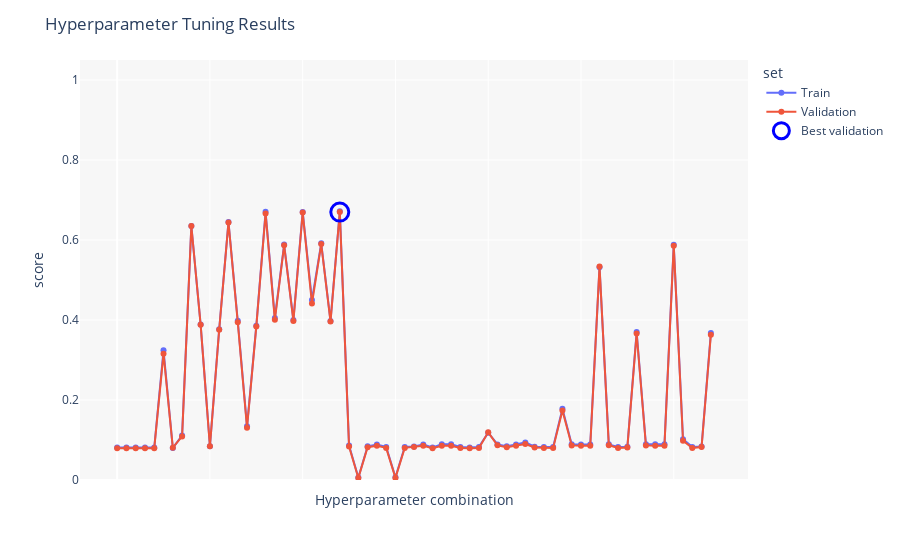

The code cell stored with this chart in its notebook:
### Markdown cell above
Ri-addestramento della SVM con il dataset ridotto

### Code cell
pipe_svm_no_feature2 = Pipeline([
    ('scaler', StandardScaler()),
    ('svm', SVC())
])



param_grid_svm_no_feature2 = [

    #Linear kernel
    {
        'svm__kernel': ['linear'],
        'svm__C': [0.01,0.1,1.0,5.0,10.0]  # da 10^-2 a 10^2
        
    },

    #RBF kernel
    {
        'svm__kernel': ['rbf'],
        'svm__C': [0.01,0.1,1.0,5.0,10.0],
        'svm__gamma': ['scale',0.01,0.1,1.0] #['scale',np.logspace(-3, 1, 10)]  # da 10^-3 a 10^1
    },

    #Polynomial kernel
    {
        'svm__kernel': ['poly'],
        'svm__degree': [2, 3],
        'svm__C': [0.01,0.1,1.0,5.0,10.0],
        'svm__gamma': ['scale',0.01,0.1,1.0] #['scale',np.logspace(-3, 0, 10)]    
    }
]

#mean_train_scores, mean_test_scores, params, best_svm_no_feature2 = iperparametri_ott_pipe(pipe_svm_no_feature2, param_grid_svm_no_feature2, X_train_reduced, y_train)
result_dict_svm_no_feature2 = iperparametri_ott_pipe(pipe_svm_no_feature2, param_grid_svm_no_feature2, X_train_reduced, y_train)
best_svm_no_feature2 = result_dict_svm_no_feature2["best_estimator"]
mean_train_scores = result_dict_svm_no_feature2["mean_train"]
mean_test_scores = result_dict_svm_no_feature2["mean_val"]
params = result_dict_svm_no_feature2["params"]
plot_hyperp(result_dict_svm_no_feature2)
#print("best pipeline:", best_svm,best_svm.named_steps['svm'].kernel)

clf  = best_svm_no_feature2.named_steps['svm']
print(f"Best pipeline\n\tKernel: {clf.kernel}\n\tC: {clf.C}\n\tGamma: {clf.gamma}\n\tClass weight: {clf.class_weight}\
          \n\tSupport vectors: {clf.n_support_}\n\tNumber of support vectors: {clf.n_support_.sum()}")

### Figure 1 — Plotly figure (JSON) as saved in the notebook; plotly's stock layout.template omitted (floating-point values rounded to 4 significant figures)
{"data": [{"customdata": [["C: 0.01, kernel: linear"], ["C: 0.1, kernel: linear"], ["C: 1.0, kernel: linear"], ["C: 5.0, kernel: linear"], ["C: 10.0, kernel: linear"], ["C: 0.01, gamma: scale, kernel: rbf"], ["C: 0.01, gamma: 0.01, kernel: rbf"], ["C: 0.01, gamma: 0.1, kernel: rbf"], ["C: 0.01, gamma: 1.0, kernel: rbf"], ["C: 0.1, gamma: scale, kernel: rbf"], ["C: 0.1, gamma: 0.01, kernel: rbf"], ["C: 0.1, gamma: 0.1, kernel: rbf"], ["C: 0.1, gamma: 1.0, kernel: rbf"], ["C: 1.0, gamma: scale, kernel: rbf"], ["C: 1.0, gamma: 0.01, kernel: rbf"], ["C: 1.0, gamma: 0.1, kernel: rbf"], ["C: 1.0, gamma: 1.0, kernel: rbf"], ["C: 5.0, gamma: scale, kernel: rbf"], ["C: 5.0, gamma: 0.01, kernel: rbf"], ["C: 5.0, gamma: 0.1, kernel: rbf"], ["C: 5.0, gamma: 1.0, kernel: rbf"], ["C: 10.0, gamma: scale, kernel: rbf"], ["C: 10.0, gamma: 0.01, kernel: rbf"], ["C: 10.0, gamma: 0.1, kernel: rbf"], ["C: 10.0, gamma: 1.0, kernel: rbf"], ["C: 0.01, degree: 2, gamma: scale, kernel: poly"], ["C: 0.01, degree: 2, gamma: 0.01, kernel: poly"], ["C: 0.01, degree: 2, gamma: 0.1, kernel: poly"], ["C: 0.01, degree: 2, gamma: 1.0, kernel: poly"], ["C: 0.01, degree: 3, gamma: scale, kernel: poly"], ["C: 0.01, degree: 3, gamma: 0.01, kernel: poly"], ["C: 0.01, degree: 3, gamma: 0.1, kernel: poly"], ["C: 0.01, degree: 3, gamma: 1.0, kernel: poly"], ["C: 0.1, degree: 2, gamma: scale, kernel: poly"], ["C: 0.1, degree: 2, gamma: 0.01, kernel: poly"], ["C: 0.1, degree: 2, gamma: 0.1, kernel: poly"], ["C: 0.1, degree: 2, gamma: 1.0, kernel: poly"], ["C: 0.1, degree: 3, gamma: scale, kernel: poly"], ["C: 0.1, degree: 3, gamma: 0.01, kernel: poly"], ["C: 0.1, degree: 3, gamma: 0.1, kernel: poly"], ["C: 0.1, degree: 3, gamma: 1.0, kernel: poly"], ["C: 1.0, degree: 2, gamma: scale, kernel: poly"], ["C: 1.0, degree: 2, gamma: 0.01, kernel: poly"], ["C: 1.0, degree: 2, gamma: 0.1, kernel: poly"], ["C: 1.0, degree: 2, gamma: 1.0, kernel: poly"], ["C: 1.0, degree: 3, gamma: scale, kernel: poly"], ["C: 1.0, degree: 3, gamma: 0.01, kernel: poly"], ["C: 1.0, degree: 3, gamma: 0.1, kernel: poly"], ["C: 1.0, degree: 3, gamma: 1.0, kernel: poly"], ["C: 5.0, degree: 2, gamma: scale, kernel: poly"], ["C: 5.0, degree: 2, gamma: 0.01, kernel: poly"], ["C: 5.0, degree: 2, gamma: 0.1, kernel: poly"], ["C: 5.0, degree: 2, gamma: 1.0, kernel: poly"], ["C: 5.0, degree: 3, gamma: scale, kernel: poly"], ["C: 5.0, degree: 3, gamma: 0.01, kernel: poly"], ["C: 5.0, degree: 3, gamma: 0.1, kernel: poly"], ["C: 5.0, degree: 3, gamma: 1.0, kernel: poly"], ["C: 10.0, degree: 2, gamma: scale, kernel: poly"], ["C: 10.0, degree: 2, gamma: 0.01, kernel: poly"], ["C: 10.0, degree: 2, gamma: 0.1, kernel: poly"], ["C: 10.0, degree: 2, gamma: 1.0, kernel: poly"], ["C: 10.0, degree: 3, gamma: scale, kernel: poly"], ["C: 10.0, degree: 3, gamma: 0.01, kernel: poly"], ["C: 10.0, degree: 3, gamma: 0.1, kernel: poly"], ["C: 10.0, degree: 3, gamma: 1.0, kernel: poly"]], "hovertemplate": "set=Train<br>score=%{y}<br>hyperparams=%{customdata[0]}<extra></extra>", "legendgroup": "Train", "line": {"color": "#636efa", "dash": "solid"}, "marker": {"symbol": "circle"}, "mode": "lines+markers", "name": "Train", "orientation": "v", "showlegend": true, "type": "scatter", "x": [0, 1, 2, 3, 4, 5, 6, 7, 8, 9, 10, 11, 12, 13, 14, 15, 16, 17, 18, 19, 20, 21, 22, 23, 24, 25, 26, 27, 28, 29, 30, 31, 32, 33, 34, 35, 36, 37, 38, 39, 40, 41, 42, 43, 44, 45, 46, 47, 48, 49, 50, 51, 52, 53, 54, 55, 56, 57, 58, 59, 60, 61, 62, 63, 64], "xaxis": "x", "y": [0.08111, 0.08111, 0.08111, 0.08111, 0.08111, 0.3244, 0.07982, 0.1113, 0.6347, 0.3888, 0.08429, 0.3766, 0.6449, 0.3981, 0.1343, 0.3854, 0.6705, 0.405, 0.5886, 0.4002, 0.6702, 0.4501, 0.5917, 0.3977, 0.6718, 0.08637, 0.006102, 0.08423, 0.08872, 0.08278, 0.00686, 0.08279, 0.08385, 0.08873, 0.08121, 0.08912, 0.08909, 0.08279, 0.08111, 0.08278, 0.1184, 0.08889, 0.08423, 0.08872, 0.09402, 0.08312, 0.0826, 0.08261, 0.1783, 0.08943, 0.08882, 0.08891, 0.5317, 0.08912, 0.0828, 0.08293, 0.3699, 0.0893, 0.08912, 0.08909, 0.5879, 0.1019, 0.08279, 0.08385, 0.3673], "yaxis": "y"}, {"customdata": [["C: 0.01, kernel: linear"], ["C: 0.1, kernel: linear"], ["C: 1.0, kernel: linear"], ["C: 5.0, kernel: linear"], ["C: 10.0, kernel: linear"], ["C: 0.01, gamma: scale, kernel: rbf"], ["C: 0.01, gamma: 0.01, kernel: rbf"], ["C: 0.01, gamma: 0.1, kernel: rbf"], ["C: 0.01, gamma: 1.0, kernel: rbf"], ["C: 0.1, gamma: scale, kernel: rbf"], ["C: 0.1, gamma: 0.01, kernel: rbf"], ["C: 0.1, gamma: 0.1, kernel: rbf"], ["C: 0.1, gamma: 1.0, kernel: rbf"], ["C: 1.0, gamma: scale, kernel: rbf"], ["C: 1.0, gamma: 0.01, kernel: rbf"], ["C: 1.0, gamma: 0.1, kernel: rbf"], ["C: 1.0, gamma: 1.0, kernel: rbf"], ["C: 5.0, gamma: scale, kernel: rbf"], ["C: 5.0, gamma: 0.01, kernel: rbf"], ["C: 5.0, gamma: 0.1, kernel: rbf"], ["C: 5.0, gamma: 1.0, kernel: rbf"], ["C: 10.0, gamma: scale, kernel: rbf"], ["C: 10.0, gamma: 0.01, kernel: rbf"], ["C: 10.0, gamma: 0.1, kernel: rbf"], ["C: 10.0, gamma: 1.0, kernel: rbf"], ["C: 0.01, degree: 2, gamma: scale, kernel: poly"], ["C: 0.01, degree: 2, gamma: 0.01, kernel: poly"], ["C: 0.01, degree: 2, gamma: 0.1, kernel: poly"], ["C: 0.01, degree: 2, gamma: 1.0, kernel: poly"], ["C: 0.01, degree: 3, gamma: scale, kernel: poly"], ["C: 0.01, degree: 3, gamma: 0.01, kernel: poly"], ["C: 0.01, degree: 3, gamma: 0.1, kernel: poly"], ["C: 0.01, degree: 3, gamma: 1.0, kernel: poly"], ["C: 0.1, degree: 2, gamma: scale, kernel: poly"], ["C: 0.1, degree: 2, gamma: 0.01, kernel: poly"], ["C: 0.1, degree: 2, gamma: 0.1, kernel: poly"], ["C: 0.1, degree: 2, gamma: 1.0, kernel: poly"], ["C: 0.1, degree: 3, gamma: scale, kernel: poly"], ["C: 0.1, degree: 3, gamma: 0.01, kernel: poly"], ["C: 0.1, degree: 3, gamma: 0.1, kernel: poly"], ["C: 0.1, degree: 3, gamma: 1.0, kernel: poly"], ["C: 1.0, degree: 2, gamma: scale, kernel: poly"], ["C: 1.0, degree: 2, gamma: 0.01, kernel: poly"], ["C: 1.0, degree: 2, gamma: 0.1, kernel: poly"], ["C: 1.0, degree: 2, gamma: 1.0, kernel: poly"], ["C: 1.0, degree: 3, gamma: scale, kernel: poly"], ["C: 1.0, degree: 3, gamma: 0.01, kernel: poly"], ["C: 1.0, degree: 3, gamma: 0.1, kernel: poly"], ["C: 1.0, degree: 3, gamma: 1.0, kernel: poly"], ["C: 5.0, degree: 2, gamma: scale, kernel: poly"], ["C: 5.0, degree: 2, gamma: 0.01, kernel: poly"], ["C: 5.0, degree: 2, gamma: 0.1, kernel: poly"], ["C: 5.0, degree: 2, gamma: 1.0, kernel: poly"], ["C: 5.0, degree: 3, gamma: scale, kernel: poly"], ["C: 5.0, degree: 3, gamma: 0.01, kernel: poly"], ["C: 5.0, degree: 3, gamma: 0.1, kernel: poly"], ["C: 5.0, degree: 3, gamma: 1.0, kernel: poly"], ["C: 10.0, degree: 2, gamma: scale, kernel: poly"], ["C: 10.0, degree: 2, gamma: 0.01, kernel: poly"], ["C: 10.0, degree: 2, gamma: 0.1, kernel: poly"], ["C: 10.0, degree: 2, gamma: 1.0, kernel: poly"], ["C: 10.0, degree: 3, gamma: scale, kernel: poly"], ["C: 10.0, degree: 3, gamma: 0.01, kernel: poly"], ["C: 10.0, degree: 3, gamma: 0.1, kernel: poly"], ["C: 10.0, degree: 3, gamma: 1.0, kernel: poly"]], "hovertemplate": "set=Validation<br>score=%{y}<br>hyperparams=%{customdata[0]}<extra></extra>", "legendgroup": "Validation", "line": {"color": "#EF553B", "dash": "solid"}, "marker": {"symbol": "circle"}, "mode": "lines+markers", "name": "Validation", "orientation": "v", "showlegend": true, "type": "scatter", "x": [0, 1, 2, 3, 4, 5, 6, 7, 8, 9, 10, 11, 12, 13, 14, 15, 16, 17, 18, 19, 20, 21, 22, 23, 24, 25, 26, 27, 28, 29, 30, 31, 32, 33, 34, 35, 36, 37, 38, 39, 40, 41, 42, 43, 44, 45, 46, 47, 48, 49, 50, 51, 52, 53, 54, 55, 56, 57, 58, 59, 60, 61, 62, 63, 64], "xaxis": "x", "y": [0.07949, 0.07949, 0.07949, 0.07949, 0.07949, 0.3158, 0.08077, 0.1089, 0.6351, 0.3883, 0.08421, 0.3757, 0.6439, 0.3945, 0.1306, 0.3835, 0.6665, 0.4005, 0.5866, 0.3976, 0.6686, 0.441, 0.5899, 0.3961, 0.6697, 0.08348, 0.00523, 0.08206, 0.08579, 0.08026, 0.005228, 0.08029, 0.08254, 0.08535, 0.07949, 0.08535, 0.08575, 0.08026, 0.07949, 0.08026, 0.1191, 0.08659, 0.08206, 0.08579, 0.09012, 0.08149, 0.08029, 0.08026, 0.1737, 0.08655, 0.08535, 0.08575, 0.534, 0.08687, 0.08029, 0.08145, 0.3661, 0.0865, 0.08535, 0.08575, 0.5858, 0.09807, 0.08029, 0.08254, 0.3629], "yaxis": "y"}, {"marker": {"color": "blue", "line": {"color": "blue", "width": 3}, "size": 18, "symbol": "circle-open"}, "mode": "markers", "name": "Best validation", "type": "scatter", "x": [24], "y": [0.6697]}], "layout": {"legend": {"title": {"text": "set"}, "tracegroupgap": 0}, "margin": {"t": 60}, "plot_bgcolor": "rgba(240,240,240,0.5)", "title": {"text": "Hyperparameter Tuning Results"}, "xaxis": {"anchor": "y", "domain": [0, 1], "showticklabels": false, "title": {"text": "Hyperparameter combination"}}, "yaxis": {"anchor": "x", "domain": [0, 1], "range": [0, 1.05], "title": {"text": "score"}}}}
